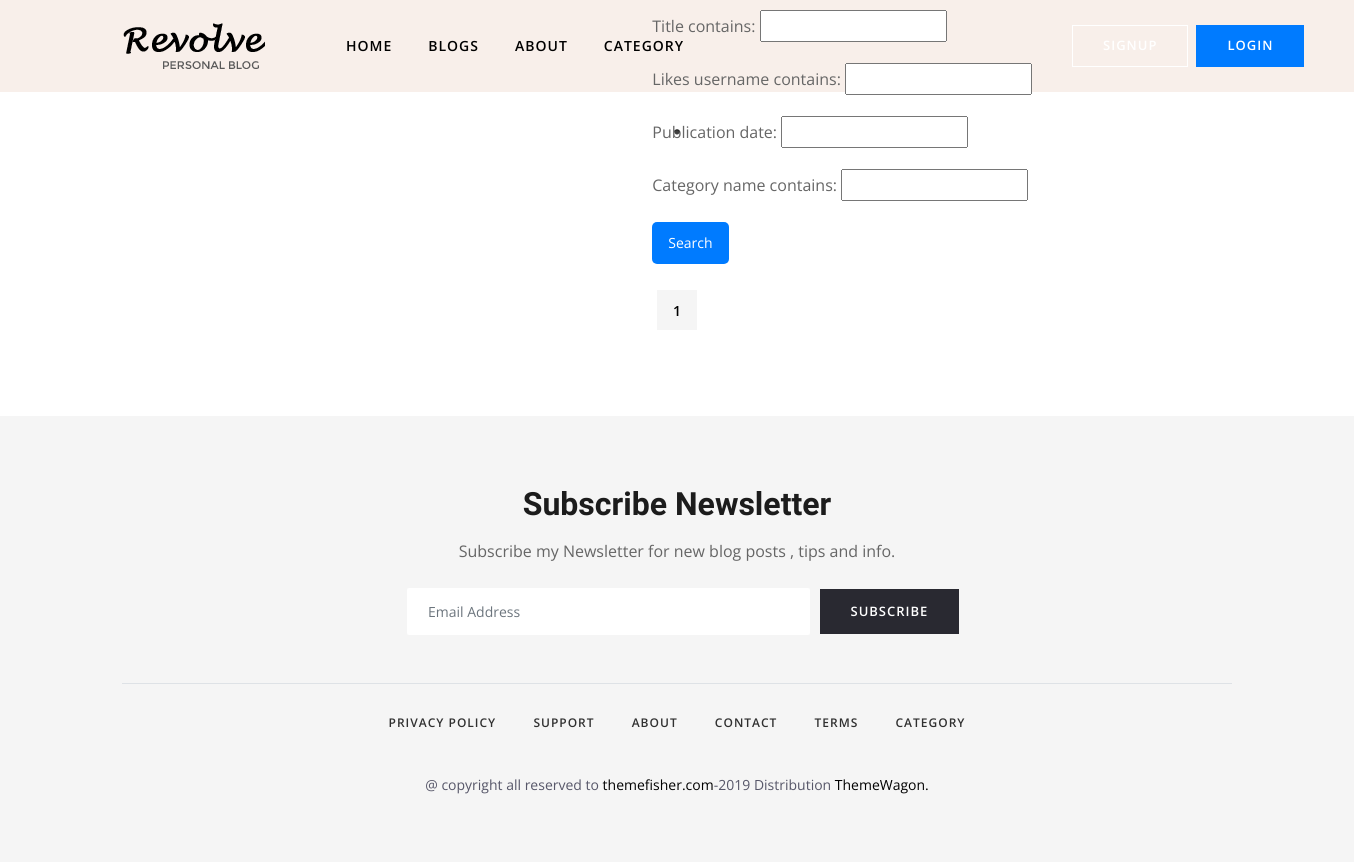
Page /?page=2 on the earlier database version.
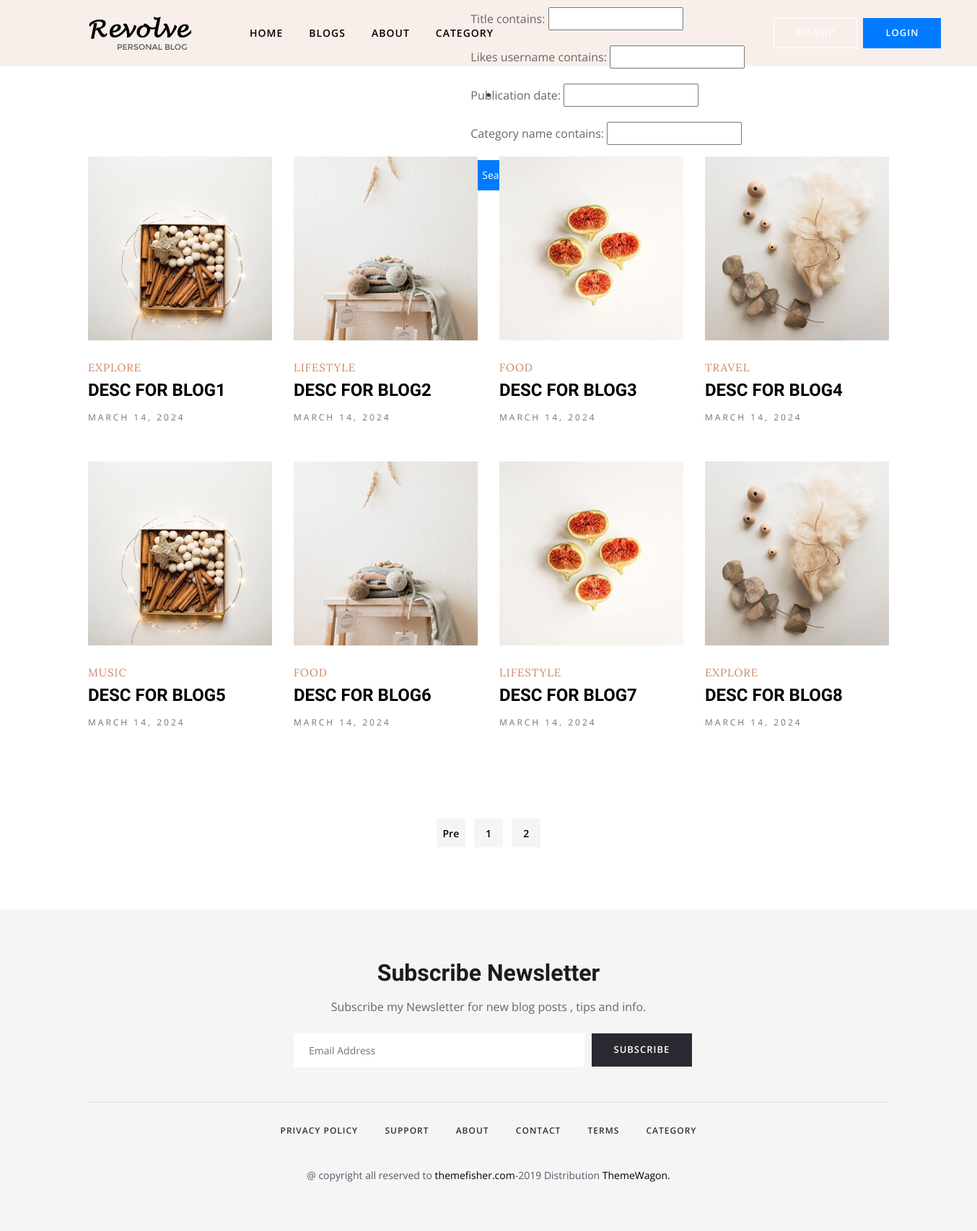
Same page on the later database version.
### blog_app/models.py (models this page shows, shortened)
class blogdata(models.Model):
    user = models.ForeignKey(UserModel,on_delete=models.CASCADE, blank=True, null=True)
    title = models.CharField(max_length=255)
    desc = models.CharField(max_length=255)
    blogimg = models.ImageField(upload_to="blog_app/static/images",default = "")
    blog_content = models.TextField(default='')
    publication_date = models.DateField(default=datetime.date.today)
    category = models.ForeignKey(Category, on_delete=models.SET_NULL, null=True, blank=True, default= "")
    likes = models.ManyToManyField(UserModel, related_name='likes', blank=True)

class Category(models.Model):
    name = models.CharField(max_length=100)
    slug = models.SlugField(unique=True)
    def __str__(self):
        return self.name

### blog_app/views.py (the view)
# urls.py: path('', views.index, name='index'),  # This maps the root URL to the index view
def index(request):
    blogs = blogdata.objects.all()
    categories = Category.objects.all()
    f = BlogDataFilter(request.GET, queryset=blogdata.objects.all())
    print("=========>", f)
    p = Paginator(blogdata.objects.all(), 4)
    page = request.GET.get('page')
    blogs_list = p.get_page(page)
    context = {
        'blogs': blogs,
        'filter': f,
        'blogs_list': blogs_list,
    }
    return render(request, 'index.html', context)

### blog_app/templatetags/custom_tags.py (called while the page is built)
@register.simple_tag
def show_categories():
    categories = Category.objects.all()
    return categories

### blog_app/templates/index.html (shortened to what this page needs)
{% load static %}
<!DOCTYPE html>
<html lang="en">
<head>
    <link rel="stylesheet" href="{% static 'plugins/bootstrap/css/bootstrap.min.css' %}">
    <link rel="stylesheet" href="{% static 'plugins/themify/css/themify-icons.css' %}">
    <link rel="stylesheet" href="{% static 'plugins/slick-carousel/slick-theme.css' %}">
    <link rel="stylesheet" href="{% static 'plugins/slick-carousel/slick.css' %}">
    <link rel="stylesheet" href="{% static 'plugins/owl-carousel/owl.carousel.min.css' %}">
    <link rel="stylesheet" href="{% static 'plugins/owl-carousel/owl.theme.default.min.css' %}">
    <link rel="stylesheet" href="{% static 'plugins/magnific-popup/magnific-popup.css' %}">
    <link rel="stylesheet" href="{% static 'css/style.css' %}">
</head>
<body>
	<header class="header-top bg-grey justify-content-center">
		<div class="container">
			<div class="row align-items-center">
				<div class="col-lg-2 col-md-4 text-center d-none d-lg-block">
					<a class="navbar-brand " href="#">
						<img src="{% static 'images/logo.png' %}" alt="" class="img-fluid">
					</a>
				</div>
				<div class="col-lg-8 col-md-12">
					<nav class="navbar navbar-expand-lg navigation-2 navigation">
						<div class="collapse navbar-collapse" id="navbar-collapse">
							<ul id="menu" class="menu navbar-nav mx-auto">
								<li class="nav-item dropdown">
									<a class="nav-link dropdown-toggle" href="{% url 'index' %}">
										Home
									</a>
								</li>
								<li class="nav-item dropdown">
									<a class="nav-link dropdown-toggle" href="{% url 'show_blog' %}">
										Blogs
									</a>
								</li>
								<li class="nav-item"><a href="about.html" class="nav-link">About</a></li>
								<li class="nav-item dropdown">
									<a class="nav-link dropdown-toggle" href="#" id="navbarDropdown3" role="button"
										data-toggle="dropdown" aria-haspopup="true" aria-expanded="false">
										Category
									</a>
									{% load custom_tags %}
								</li>
								<li class="nav-item" style=" margin-left: 350px; margin-top: 20px;">
									<form method="get" style="position: absolute; top: 10px; right: 10px;">
										{{ filter.form.as_p }}
										<button type="submit" style="padding: 8px 16px; background-color: #007bff; color: #fff; border: none; border-radius: 5px; font-size: 14px; cursor: pointer;">Search</button>
									</form>
								</li>
							</ul>
							<div class="navbar-nav ml-auto">
								{% if user.is_authenticated %}
									<a href="{% url 'user_logout' %}" class="btn btn-primary" style="background-color: #007bff; border-color: #007bff;">Logout</a>
								{% else %}
									<a href="{% url 'signup' %}" class="btn btn-outline-primary mr-2" style="color: #fff; border-color: #fff;">Signup</a>
									<a href="{% url 'user_login' %}" class="btn btn-primary" style="background-color: #007bff; border-color: #007bff;">Login</a>
								{% endif %}
							</div>
						</div>
						<div class="col-lg-2 col-md-4 col-6 text-right">
						</div>
					</nav>
				</div>
			</div>
		</div>
	</header>
	<section class="slider mt-4">
		<div class="container-fluid">
			<div class="row no-gutters">
				<div class="col-lg-12 col-sm-12 col-md-12 slider-wrap">
				</div>
			</div>
		</div>
	</section>
	<section class="section-padding">
		<div class="container">
			<div class="row">
					<div class="col-lg-12 col-md-12 col-sm-12 col-xs-12">
						<div class="row">
							{% for blog in filter.qs %}
							<div class="col-lg-3 col-md-6">
								<article class="post-grid mb-5">
									<a class="post-thumb mb-4 d-block" href="{% url 'post_detail' blog.id %}">
										<img src="{{ blog.blogimg.url }}" alt="{{blog.title}}" class="img-fluid w-100">
									</a>
									<span class="cat-name text-color font-extra text-sm text-uppercase letter-spacing-1">{{ blog.category }}</span>
									<h3 class="post-title mt-1"><a href="blog-single.html">{{ blog.desc }}</a></h3>
									<span class="text-muted letter-spacing text-uppercase font-sm">{{ blog.publication_date }}</span>
								</article>
							</div>
							{% endfor %}
						</div>
					</div>
				 <div class="m-auto">
					<div class="pagination mt-5 pt-4">
						<ul class="list-inline">
							{% if blogs_list.has_previous %}
								<li class="list-inline-item"><a href="?page={{ blogs_list.previous_page_number }}">Pre</a></li>
							{% endif %}
							{% for num in blogs_list.paginator.page_range %}
								<li class="list-inline-item {% if num == blogs_list.number %}active{% endif %}">
									<a href="?page={{ num }}">{{ num }}</a>
								</li>
							{% endfor %}
						</ul>
					</div>
				</div>
			</div>
		</div>
	</section>
	<section class="footer-2 section-padding gray-bg pb-5">
		<div class="container">
			<div class="row justify-content-center">
				<div class="col-lg-6">
					<div class="subscribe-footer text-center">
						<div class="form-group mb-0">
							<h2 class="mb-3">Subscribe Newsletter</h2>
							<p class="mb-4">Subscribe my Newsletter for new blog posts , tips and info.
							<p>
							<div class="form-group form-row align-items-center mb-0">
								<div class="col-sm-9">
									<input type="email" class="form-control" placeholder="Email Address">
								</div>
								<div class="col-sm-3">
									<a href="#" class="btn btn-dark ">Subscribe</a>
								</div>
							</div>
						</div>
					</div>
				</div>
			</div>
			<div class="footer-btm mt-5 pt-4 border-top">
				<div class="row">
					<div class="col-lg-12">
						<ul class="list-inline footer-socials-2 text-center">
							<li class="list-inline-item"><a href="#">Privacy policy</a></li>
							<li class="list-inline-item"><a href="#">Support</a></li>
							<li class="list-inline-item"><a href="#">About</a></li>
							<li class="list-inline-item"><a href="#">Contact</a></li>
							<li class="list-inline-item"><a href="#">Terms</a></li>
							<li class="list-inline-item"><a href="#">Category</a></li>
						</ul>
					</div>
				</div>
				<div class="row justify-content-center">
					<div class="col-lg-6">
						<div class="copyright text-center ">
							@ copyright all reserved to <a href="https://themefisher.com/">themefisher.com</a>-2019 Distribution <a
								href="https://themewagon.com">ThemeWagon.</a></p>
						</div>
					</div>
				</div>
			</div>
		</div>
	</section>
</body>
</html>

### blog_app/static/css/style.css (style rules this page uses)
body, p { font-family: "Open Sans", sans-serif; line-height: 26px; font-size: 16px; text-rendering: optimizeLegibility; color: #666; font-weight: 400; }
html { overflow-x: hidden; width: 100%; height: 100%; }
h1, .h1, h2, .h2, h3, .h3, h4, .h4, h5, .h5, h6, .h6 { color: #1c1c1c; font-weight: 600; font-family: "Unna", serif; }
h2, .h2 { font-size: 32px; line-height: 36px; font-weight: 700; }
h3, .h3 { font-size: 24px; font-weight: 700; }
.font-extra { font-family: "Lora", serif; }
body { background: #fff; color: #575769; }
html, body { height: 100%; }
a { transition: all 0.3s ease-in-out; color: #000; }
a:link, a:visited { text-decoration: none; }
.section-padding { padding: 70px 0; position: relative; }
.form-control { box-shadow: none; border: 1px solid transparent; padding: 12px 20px; background: #f0f1f4; font-size: 14px; border-radius: 2px; }
.btn { border-radius: 0px; padding: 10px 30px; font-weight: 600; text-transform: uppercase; color: #fff; transition: 350ms; letter-spacing: 1px; font-size: 13px; border: 1px solid transparent; }
.btn-primary { background: #ce8460; }
.btn-dark { background: #292931; }
.letter-spacing { letter-spacing: 3px; }
.font-sm { font-size: 12px !important; }
.text-color { color: #ce8460; }
.bg-grey { background: #f8efea; }
.gray-bg { background: #f5f5f5; }
.navigation .menu { padding: 0px; }
.navigation .menu li { text-align: left; padding: 0px 10px; }
.navigation .menu li a { color: #000; display: inline-block; line-height: 26px; letter-spacing: 1px; }
.navigation .menu .dropdown-toggle::after { display: none; }
.navigation .menu .dropdown { position: relative; }
.dropdown-toggle::after { display: none; }
.navbar-nav .nav-link { transition: all 500ms ease; -moz-transition: all 500ms ease; -webkit-transition: all 500ms ease; -ms-transition: all 500ms ease; -o-transition: all 500ms ease; font-family: "Open Sans", sans-serif; text-transform: uppercase; font-size: 14px; font-weight: 600; padding: 25px 0px; }
.header-top { position: relative !important; }
.navigation-2.navigation .nav-link { padding: 25px 8px; }
.pagination ul li a { width: 40px; height: 40px; background: #f5f5f5; display: inline-block; text-align: center; font-weight: 600; padding-top: 8px; font-size: 14px; }
.post-title { text-transform: capitalize; }
.letter-spacing-1 { letter-spacing: 1px; }
.post-grid span { font-size: 15px; }
.copyright { font-size: 14px; padding-top: 20px; }
.footer-socials li, .footer-socials-2 li { margin: 0px 25px; }
.footer-socials li a, .footer-socials-2 li a { text-transform: uppercase; font-size: 12px; letter-spacing: 1px; font-weight: 600; }
.footer-socials-2 li a { color: #000; opacity: 0.8; }
.subscribe-footer .form-control { background: #fff; }
.subscribe-footer .btn { padding-top: 12px; padding-bottom: 12px; }

Differences in the rows shown:
added blogdata: blogimg (picture), category "EXPLORE", desc "DESC FOR BLOG1", publication_date "MARCH 14, 2024"
added blogdata: blogimg (picture), category "LIFESTYLE", desc "DESC FOR BLOG2", publication_date "MARCH 14, 2024"
added blogdata: blogimg (picture), category "FOOD", desc "DESC FOR BLOG3", publication_date "MARCH 14, 2024"
added blogdata: blogimg (picture), category "TRAVEL", desc "DESC FOR BLOG4", publication_date "MARCH 14, 2024"
added blogdata: blogimg (picture), category "MUSIC", desc "DESC FOR BLOG5", publication_date "MARCH 14, 2024"
added blogdata: blogimg (picture), category "FOOD", desc "DESC FOR BLOG6", publication_date "MARCH 14, 2024"
added blogdata: blogimg (picture), category "LIFESTYLE", desc "DESC FOR BLOG7", publication_date "MARCH 14, 2024"
added blogdata: blogimg (picture), category "EXPLORE", desc "DESC FOR BLOG8", publication_date "MARCH 14, 2024"
Other differences:
text now shown: "Pre"
new list line: "2"
